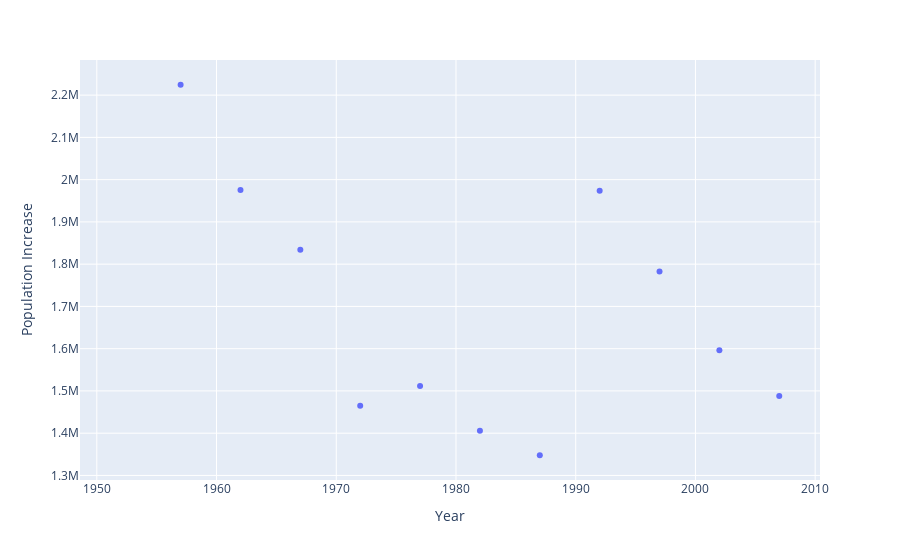

The notebook cell saved with this chart:
### Code cell
fig = px.scatter(df_can2, x = "year", y = "pop_diff", labels = {"pop_diff": "Population Increase", "year": "Year"})

fig

### Figure 1 — Plotly figure (JSON) as saved in the notebook; plotly's stock layout.template omitted (floating-point values rounded to 4 significant figures)
{"data": [{"hovertemplate": "Year=%{x}<br>Population Increase=%{y}<extra></extra>", "legendgroup": "", "marker": {"color": "#636efa", "symbol": "circle"}, "mode": "markers", "name": "", "orientation": "v", "showlegend": false, "type": "scatter", "x": [1952, 1957, 1962, 1967, 1972, 1977, 1982, 1987, 1992, 1997, 2002, 2007], "xaxis": "x", "y": [null, 2224570, 1975695, 1833918, 1464733, 1511900, 1405500, 1347800, 1973802, 1782341, 1596425, 1487873], "yaxis": "y"}], "layout": {"autosize": true, "legend": {"tracegroupgap": 0}, "margin": {"t": 60}, "xaxis": {"anchor": "y", "autorange": true, "domain": [0, 1], "range": [1949.0, 2010.0], "title": {"text": "Year"}, "type": "linear"}, "yaxis": {"anchor": "x", "autorange": true, "domain": [0, 1], "range": [1280000.0, 2292000.0], "title": {"text": "Population Increase"}, "type": "linear"}}}
